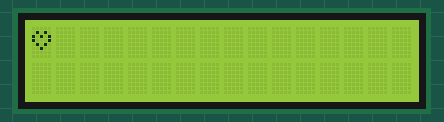
Bench run of a sketch on a simulated Arduino Uno, built with avr-gcc and run on an emulated ATmega328P. Shown: 16×2 character LCD.

Above: at 0.2 s.
At 2.48 s:
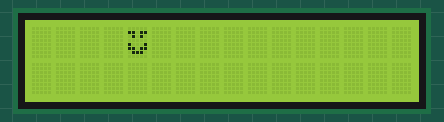
At 4.51 s:
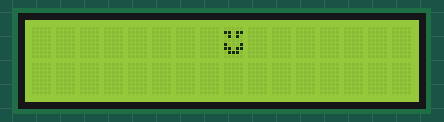
At 8.56 s:
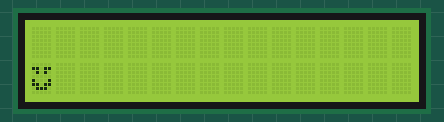
At 12.87 s:
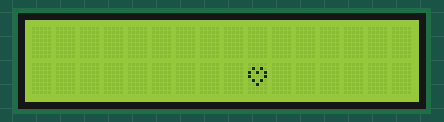
At 17.18 s:
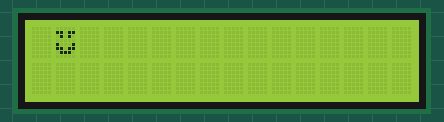

The sketch:

createChar.ino
```cpp
#include <LiquidCrystal_I2C.h>

LiquidCrystal_I2C lcd(0x27, 16, 2);

uint8_t corazon[8] = {      //  Array de ints de tamaño 8 que describe un corazón
  0b00000,
  0b01010,
  0b10101,
  0b10001,
  0b01010,
  0b00100,
  0b00000
};

uint8_t smile[8] = {       //  Misma idea de arriba pero describe una sonrisa
  0b00000,
  0b11011,
  0b01010,
  0b00000,
  0b10001,
  0b11011,
  0b01110,
  0b00000
};

void setup() {
  lcd.init();
  lcd.backlight();
  lcd.createChar(0, corazon);      //  Creo el caracter del corazón y lo guardo en el espacio 0 de los 8 posibles
  lcd.createChar(1, smile);        //  Misma idea de arriba. Guardo la sonrisa en el espacio 1
}

void loop() {
  for(int i = 0; i < 2; i++){      //  Estos dos for son para iterar sobre todo el lcd y dibujando corazón-sonrisa en cada posición
    for(int j = 0; j < 16; j++){
      lcd.clear();
      lcd.setCursor(j,i);
      lcd.write(byte(0));
      delay(250);
      lcd.setCursor(j,i);
      lcd.write(byte(1));
      delay(250);
    }
  }
}
```

Measured:
- by itself, everything shown: repeats every 16.2 s, in 64 steps
